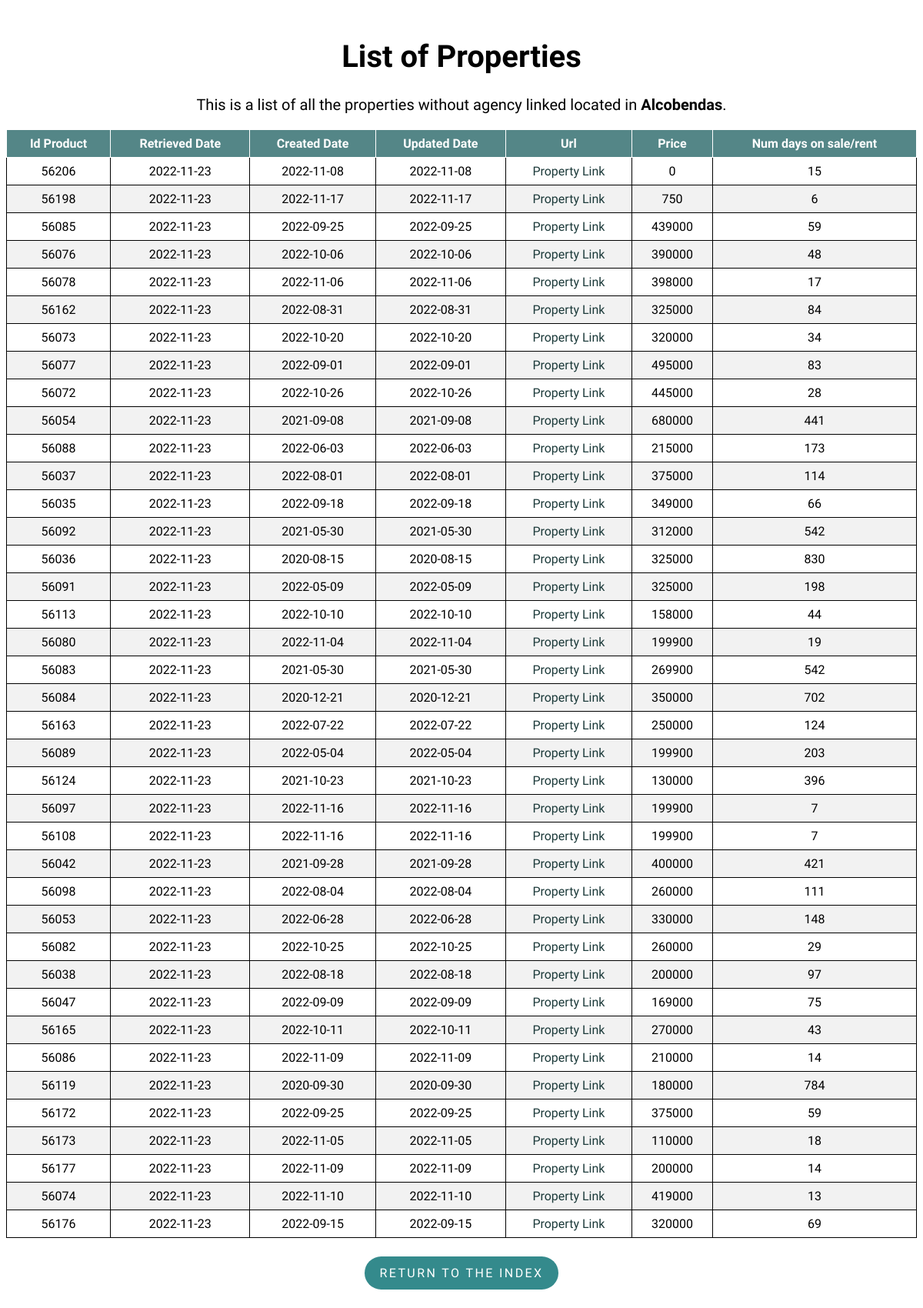
Page /property/Alcobendas on the committed database.
### flask-app/read_db.py (models this page shows)
class Property(db.Model):
    __tablename__ = 'properties'
    id_product = db.Column(db.Integer, primary_key=True)
    retrieved_date = db.Column(db.Date)
    created_date = db.Column(db.Date)
    url = db.Column(db.Text)
    mobile = db.Column(db.Integer)
    agency = db.Column(db.Text)
    real_estate_id = db.Column(db.Integer)
    price = db.Column(db.Integer)
    type_id = db.Column(db.Integer)
    trans_type_id = db.Column(db.Integer)
    location = db.Column(db.Text)
    num_days = db.Column(db.Integer)
    updated_date = db.Column(db.Date)

### flask-app/read_db.py (the view)
@app.route('/property/<location>', methods=['GET', 'POST'])
def property(location):
    properties = Property.query.filter_by(
        type_id=1, location=location).order_by(Property.url).distinct()
    return render_template('list.html', properties=properties, location=location)

### flask-app/templates/list.html (shortened to what this page needs)
<!DOCTYPE html>
<html lang="en">
<head>
    <link rel="stylesheet" type="text/css" href="{{ url_for('static', filename='styles/style.css') }}">
    <link rel="stylesheet" type="text/css" href="{{ url_for('static', filename='styles/tablesort.css') }}">
</head>
<body>
    <h1 class="list_header" style="font-size:40px;">List of Properties</h1>
    <p class="list_header" style="margin-top: 25px;font-size:20px;">This is a list of all the properties without agency linked located in
        <strong>{{ location }}</strong>.
    </p>
    <table class="table table-sortable">
        <thead>
            <tr>
                <th>Id Product</th>
                <th>Retrieved Date</th>
                <th>Created Date</th>
                <th>Updated Date</th>
                <th>Url</th>
                <th>Price</th>
                <th>Num days on sale/rent</th>
            </tr>
        </thead>
        <tbody>
            {% for property in properties %}
            <tr>
                <td>{{ property.id_product }}</td>
                <td>{{ property.retrieved_date }}</td>
                <td>{{ property.created_date }}</td>
                <td>{{ property.updated_date }}</td>
                <td>
                    <a class="property_link" href={{ property.url }}>Property Link</a>
                </td>
                <td><a>{{ property.price }}</a></td>
                <td>{{ property.num_days }}</td>
            </tr>
            {% endfor %}
        </tbody>
    </table>
    <div class = "btn_container">
        <p class="return_btn"><a class = "btn_link" href="{{ url_for('index') }}">Return to the index</a></p>
    </div>
</body>
</html>

### flask-app/static/styles/style.css (style rules this page uses)
body { font-family: 'Muli','Open Sans','Open Sans-fallback',sans-serif; }
table, th, td { border: 1px solid; }
table { width: 100%; border-collapse: collapse; }
th, td { text-align: center; padding: 8px; }
tr:nth-child(even) { background-color: #f2f2f2 }
th { background-color: rgb(84, 134, 135); color: white; }
.index_header, .list_header { margin-top: 50px; text-align: center; }
a.property_link { text-decoration: none; }
a.property_link:link, a.property_link:visited { color: rgb(28, 58, 58); }
.return_btn { display: inline-block; padding: .75rem 1.25rem; border-radius: 10rem; text-transform: uppercase; font-size: 1rem; letter-spacing: .15rem; transition: all .3s; position: relative; overflow: hidden; z-index: 1; background-color: rgb(52, 138, 140); }
.btn_link { text-decoration: none; color: #fff; }
.btn_container { margin-top: 8px; display: flex; justify-content: center; align-items: center; }

### flask-app/static/styles/tablesort.css (style rules this page uses)
.table-sortable th { cursor: pointer; }

### rows in the picture
Property: id_product "56206", retrieved_date "2022-11-23", created_date "2022-11-08", updated_date "2022-11-08", price "0", num_days "15"
Property: id_product "56198", retrieved_date "2022-11-23", created_date "2022-11-17", updated_date "2022-11-17", price "750", num_days "6"
Property: id_product "56085", retrieved_date "2022-11-23", created_date "2022-09-25", updated_date "2022-09-25", price "439000", num_days "59"
Property: id_product "56076", retrieved_date "2022-11-23", created_date "2022-10-06", updated_date "2022-10-06", price "390000", num_days "48"
Property: id_product "56078", retrieved_date "2022-11-23", created_date "2022-11-06", updated_date "2022-11-06", price "398000", num_days "17"
Property: id_product "56162", retrieved_date "2022-11-23", created_date "2022-08-31", updated_date "2022-08-31", price "325000", num_days "84"
Property: id_product "56073", retrieved_date "2022-11-23", created_date "2022-10-20", updated_date "2022-10-20", price "320000", num_days "34"
Property: id_product "56077", retrieved_date "2022-11-23", created_date "2022-09-01", updated_date "2022-09-01", price "495000", num_days "83"
Property: id_product "56072", retrieved_date "2022-11-23", created_date "2022-10-26", updated_date "2022-10-26", price "445000", num_days "28"
Property: id_product "56054", retrieved_date "2022-11-23", created_date "2021-09-08", updated_date "2021-09-08", price "680000", num_days "441"
Property: id_product "56088", retrieved_date "2022-11-23", created_date "2022-06-03", updated_date "2022-06-03", price "215000", num_days "173"
Property: id_product "56037", retrieved_date "2022-11-23", created_date "2022-08-01", updated_date "2022-08-01", price "375000", num_days "114"
Property: id_product "56035", retrieved_date "2022-11-23", created_date "2022-09-18", updated_date "2022-09-18", price "349000", num_days "66"
Property: id_product "56092", retrieved_date "2022-11-23", created_date "2021-05-30", updated_date "2021-05-30", price "312000", num_days "542"
Property: id_product "56036", retrieved_date "2022-11-23", created_date "2020-08-15", updated_date "2020-08-15", price "325000", num_days "830"
Property: id_product "56091", retrieved_date "2022-11-23", created_date "2022-05-09", updated_date "2022-05-09", price "325000", num_days "198"
Property: id_product "56113", retrieved_date "2022-11-23", created_date "2022-10-10", updated_date "2022-10-10", price "158000", num_days "44"
Property: id_product "56080", retrieved_date "2022-11-23", created_date "2022-11-04", updated_date "2022-11-04", price "199900", num_days "19"
Property: id_product "56083", retrieved_date "2022-11-23", created_date "2021-05-30", updated_date "2021-05-30", price "269900", num_days "542"
Property: id_product "56084", retrieved_date "2022-11-23", created_date "2020-12-21", updated_date "2020-12-21", price "350000", num_days "702"
Property: id_product "56163", retrieved_date "2022-11-23", created_date "2022-07-22", updated_date "2022-07-22", price "250000", num_days "124"
Property: id_product "56089", retrieved_date "2022-11-23", created_date "2022-05-04", updated_date "2022-05-04", price "199900", num_days "203"
Property: id_product "56124", retrieved_date "2022-11-23", created_date "2021-10-23", updated_date "2021-10-23", price "130000", num_days "396"
Property: id_product "56097", retrieved_date "2022-11-23", created_date "2022-11-16", updated_date "2022-11-16", price "199900", num_days "7"
Property: id_product "56108", retrieved_date "2022-11-23", created_date "2022-11-16", updated_date "2022-11-16", price "199900", num_days "7"
Property: id_product "56042", retrieved_date "2022-11-23", created_date "2021-09-28", updated_date "2021-09-28", price "400000", num_days "421"
Property: id_product "56098", retrieved_date "2022-11-23", created_date "2022-08-04", updated_date "2022-08-04", price "260000", num_days "111"
Property: id_product "56053", retrieved_date "2022-11-23", created_date "2022-06-28", updated_date "2022-06-28", price "330000", num_days "148"
Property: id_product "56082", retrieved_date "2022-11-23", created_date "2022-10-25", updated_date "2022-10-25", price "260000", num_days "29"
Property: id_product "56038", retrieved_date "2022-11-23", created_date "2022-08-18", updated_date "2022-08-18", price "200000", num_days "97"
Property: id_product "56047", retrieved_date "2022-11-23", created_date "2022-09-09", updated_date "2022-09-09", price "169000", num_days "75"
Property: id_product "56165", retrieved_date "2022-11-23", created_date "2022-10-11", updated_date "2022-10-11", price "270000", num_days "43"
Property: id_product "56086", retrieved_date "2022-11-23", created_date "2022-11-09", updated_date "2022-11-09", price "210000", num_days "14"
Property: id_product "56119", retrieved_date "2022-11-23", created_date "2020-09-30", updated_date "2020-09-30", price "180000", num_days "784"
Property: id_product "56172", retrieved_date "2022-11-23", created_date "2022-09-25", updated_date "2022-09-25", price "375000", num_days "59"
Property: id_product "56173", retrieved_date "2022-11-23", created_date "2022-11-05", updated_date "2022-11-05", price "110000", num_days "18"
Property: id_product "56177", retrieved_date "2022-11-23", created_date "2022-11-09", updated_date "2022-11-09", price "200000", num_days "14"
Property: id_product "56074", retrieved_date "2022-11-23", created_date "2022-11-10", updated_date "2022-11-10", price "419000", num_days "13"
Property: id_product "56176", retrieved_date "2022-11-23", created_date "2022-09-15", updated_date "2022-09-15", price "320000", num_days "69"

### other values in the picture
{{ location }} "Alcobendas"
